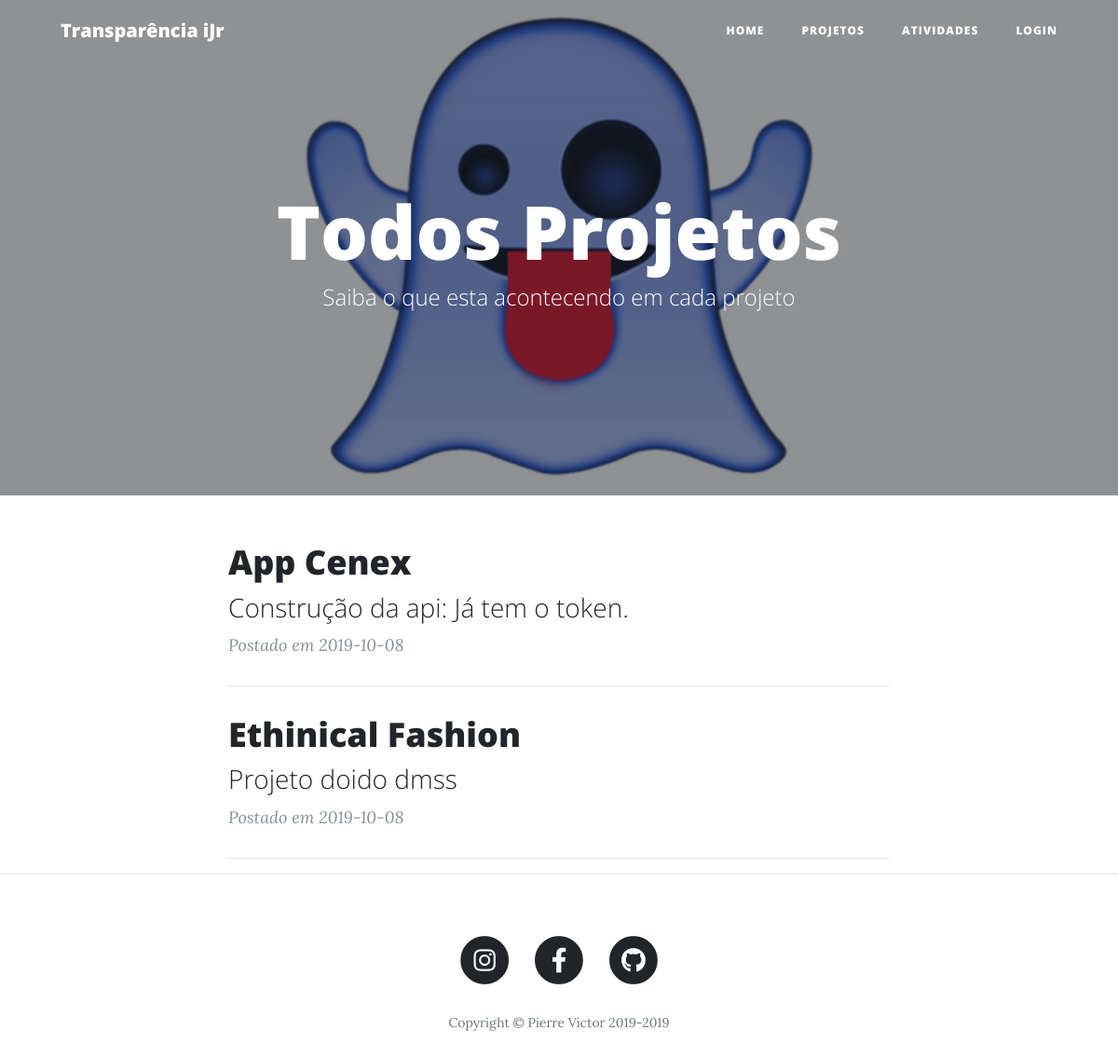
Before: /projetos/todosprojetos with the older database file.
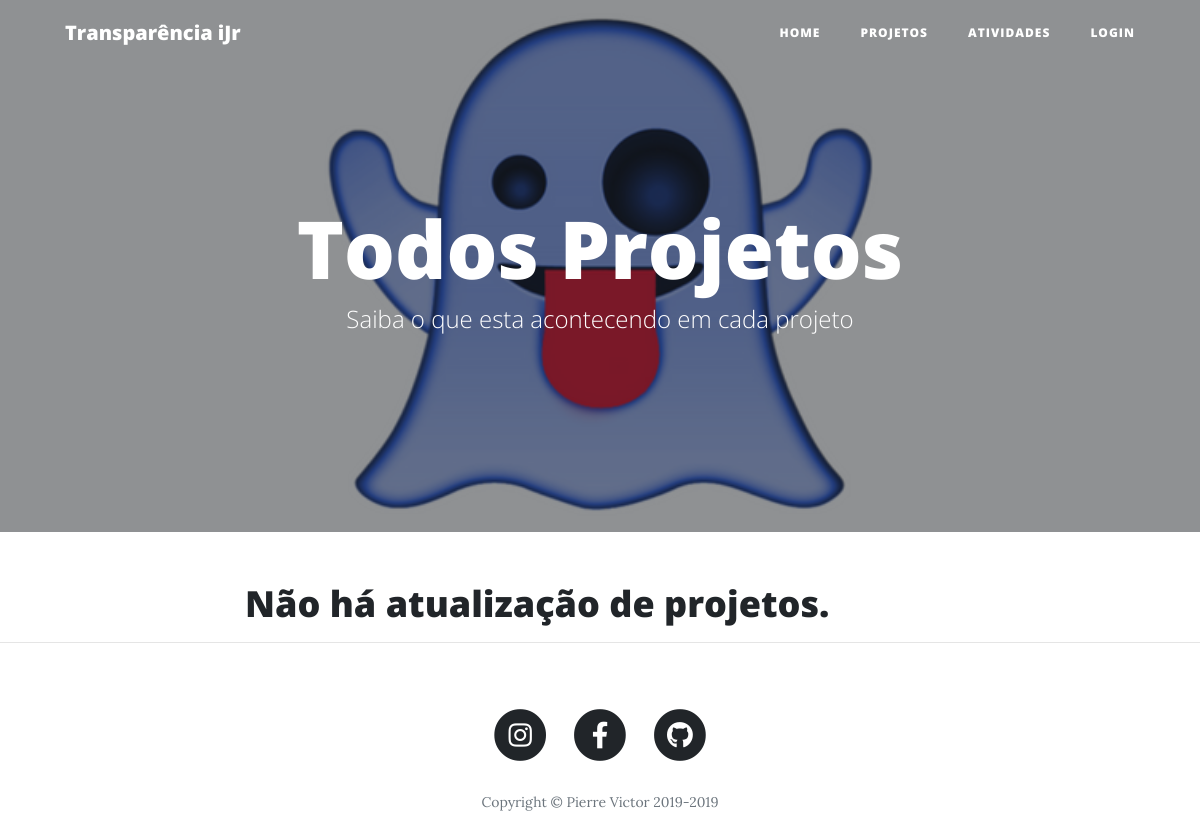
After: the same page with the newer database file.
### transparenciaprojetosijr/projetos/models.py (models this page shows, shortened)
class Projetos(db.Model):
    __tablename__ = 'projetos'
    id = db.Column(db.Integer, primary_key=True)
    nome = db.Column(db.String)
    descricao = db.Column(db.String)
    data_criacao = db.Column(db.Date, default=datetime.today())

### transparenciaprojetosijr/projetos/views.py (the view)
@projetos.route("/todosprojetos")
def todos_projetos():
    login = LoginForm()
    adicionarUser = AdicionarUserForm()
    logout = LogoutForm()
    adicionarProjeto = AdicionarProjetoForm()
    allProjetos = Projetos.query.all()
    return render_template("todos_projetos.html", login=login, adicionarUser=adicionarUser, logout=logout, adicionarProjeto=adicionarProjeto, allProjetos=allProjetos)

### transparenciaprojetosijr/projetos/templates/projetos/todos_projetos.html (shortened to what this page needs)
{% extends "base.html" %}
{% block header %}
<header class="masthead" style="background-image: url('../static/img/espirito.png')">
    <div class="overlay"></div>
    <div class="container">
      <div class="row">
        <div class="col-lg-8 col-md-10 mx-auto">
          <div class="site-heading">
            <h1>Todos Projetos</h1>
            <span class="subheading">Saiba o que esta acontecendo em cada projeto</span>
          </div>
        </div>
      </div>
    </div>
</header>
{% endblock %}
{% block conteudo %}
<div class="col-lg-8 col-md-10 mx-auto">
  {% if allProjetos %}
{% for projetos in allProjetos %}
  <div class="post-preview">
      <a href="">
      <h2 class="post-title">
          {{ projetos.nome }}
      </h2>
      <h3 class="post-subtitle">
          {{ projetos.descricao }}
      </h3>
      </a>
      <p class="post-meta">Postado em
          {{ projetos.data_criacao }} {% if current_user.urole=="admin" %}| <a href="{{url_for('projetos.excluir_projeto',projeto_id=projetos.id)}}" class="badge badge-danger">Excluir</a>{% endif %}
      </p>
  </div>
  <hr>
{% endfor %}
{% else %}
<div class="post-preview">
    <a href="">
    <h2 class="post-title">
       Não há atualização de projetos.
    </h2>
    </a>
</div>
{% endif %}
</div>
{% endblock %}

### transparenciaprojetosijr/templates/base.html (shortened to what this page needs)
<!DOCTYPE html>
<html lang="en">
<head>
  <link href="{{url_for('static', filename='cleanblog/vendor/bootstrap/css/bootstrap.min.css')}}" rel="stylesheet">
  <link href="{{url_for('static', filename='cleanblog/vendor/fontawesome-free/css/all.min.css')}}" rel="stylesheet" type="text/css">
  <link href="{{url_for('static', filename='cleanblog/css/clean-blog.min.css')}}" rel="stylesheet">
  <link href="{{url_for('static', filename='css/style.css')}}" rel="stylesheet">
  <link href="{{url_for('static', filename='css/style.scss')}}" rel="stylesheet">
</head>
<body>
  <nav class="navbar navbar-expand-lg navbar-light fixed-top" id="mainNav">
    <div class="container">
      <a class="navbar-brand" href="{{url_for('principal.index')}}">Transparência iJr</a>
      <div class="collapse navbar-collapse" id="navbarResponsive">
        <ul class="navbar-nav ml-auto">
            <li class="nav-item">
                <a class="nav-link" href="{{url_for('principal.index')}}">Home</a>
            </li>
            <li class="nav-item">
                <a class="nav-link" href="{{url_for('projetos.todos_projetos')}}">Projetos</a>
            </li>
            <li class="nav-item">
                <a class="nav-link" href="{{url_for('projetos.todas_atividades')}}">Atividades</a>
            </li>
            {% if not current_user.is_authenticated %}
            <li class="nav-item">
                <a class="nav-link" href=""  class="btn btn-primary" data-toggle="modal" data-target="#loginmodal">Login</a>
            </li>
            {% else %}
            <li class="nav-item">
                <a class="nav-link" href=""  class="btn btn-primary" data-toggle="modal" data-target="#logoutmodal">LogOut</a>
            </li>
            {% endif %}
        </ul>
      </div>
    </div>
  </nav>
  {% block header %}
  {% endblock %}
    <div class="container">
        {% block conteudo %}
        {% endblock %}
    </div>
  <hr>
  <footer>
    <div class="container">
      <div class="row">
        <div class="col-lg-8 col-md-10 mx-auto">
          <ul class="list-inline text-center">
            <li class="list-inline-item">
              <a href="https://www.instagram.com/ufmginformaticajr/">
                <span class="fa-stack fa-lg">
                  <i class="fas fa-circle fa-stack-2x"></i>
                  <i class="fab fa-instagram fa-stack-1x fa-inverse"></i>
                </span>
              </a>
            </li>
            <li class="list-inline-item">
              <a href="https://www.facebook.com/ufmginformaticajr/">
                <span class="fa-stack fa-lg">
                  <i class="fas fa-circle fa-stack-2x"></i>
                  <i class="fab fa-facebook-f fa-stack-1x fa-inverse"></i>
                </span>
              </a>
            </li>
            <li class="list-inline-item">
              <a href="https://github.com/pierresousa">
                <span class="fa-stack fa-lg">
                  <i class="fas fa-circle fa-stack-2x"></i>
                  <i class="fab fa-github fa-stack-1x fa-inverse"></i>
                </span>
              </a>
            </li>
          </ul>
          <p class="copyright text-muted">Copyright &copy; Pierre Victor 2019-</p>
        </div>
      </div>
    </div>
  </footer>
</body>
</html>

Changed rows visible on the page:
removed Projetos: nome "App Cenex", descricao "Construção da api: Já tem o token.", data_criacao "2019-10-08"
removed Projetos: nome "Ethinical Fashion", descricao "Projeto doido dmss", data_criacao "2019-10-08"
Other visible differences:
text now shown: "Não há atualização de projetos."
